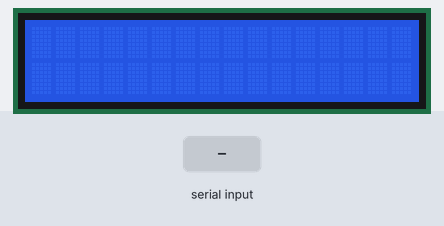
This sketch was run on a simulated Arduino Uno, built with avr-gcc and run on an emulated ATmega328P. Shown: 16×2 character LCD. The test bench sets the inputs (shaded band). What the sketch prints to the serial monitor is not drawn.

Above: at 1.2 s.
1.3 s: "1" received over Serial
At 2.4 s:
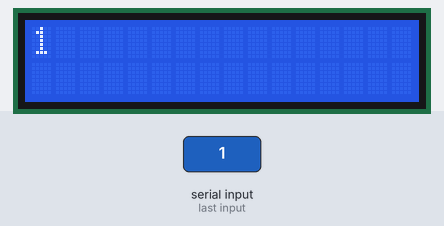
2.8 s: "0" received over Serial
At 3.6 s:
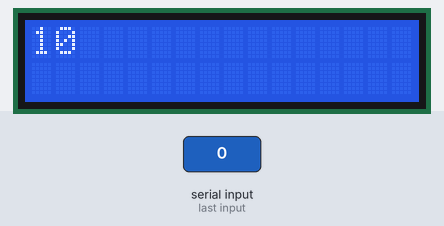
Timing chart, 0 to 5.8 s (numbered marks = the images above; inputs shaded):
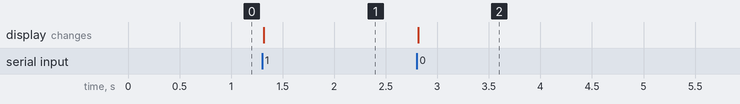

Measured:
- after the input at 1.3 s, the display: changes at once (image 1)
- after the input at 2.8 s, the display: changes at once (image 2)

The sketch:

practice07_lcd_message.ino
```cpp
#include <LiquidCrystal.h>

LiquidCrystal lcd(2,11,4,5,6,7);

char caracter;
String palabra = "";

void setup() {
  lcd.begin(16, 2);
  lcd.setCursor(0, 0);
  Serial.begin(9600);
}

void loop() {
  while (Serial.available() > 0) {
    caracter = Serial.read();

    if (caracter == '/') {
      lcd.clear();
      break;
    }

    palabra.concat(caracter);
    delay(1);
  }

  Serial.print(palabra);
  lcd.print(palabra);

  delay(50);
  palabra = "";
}
```
